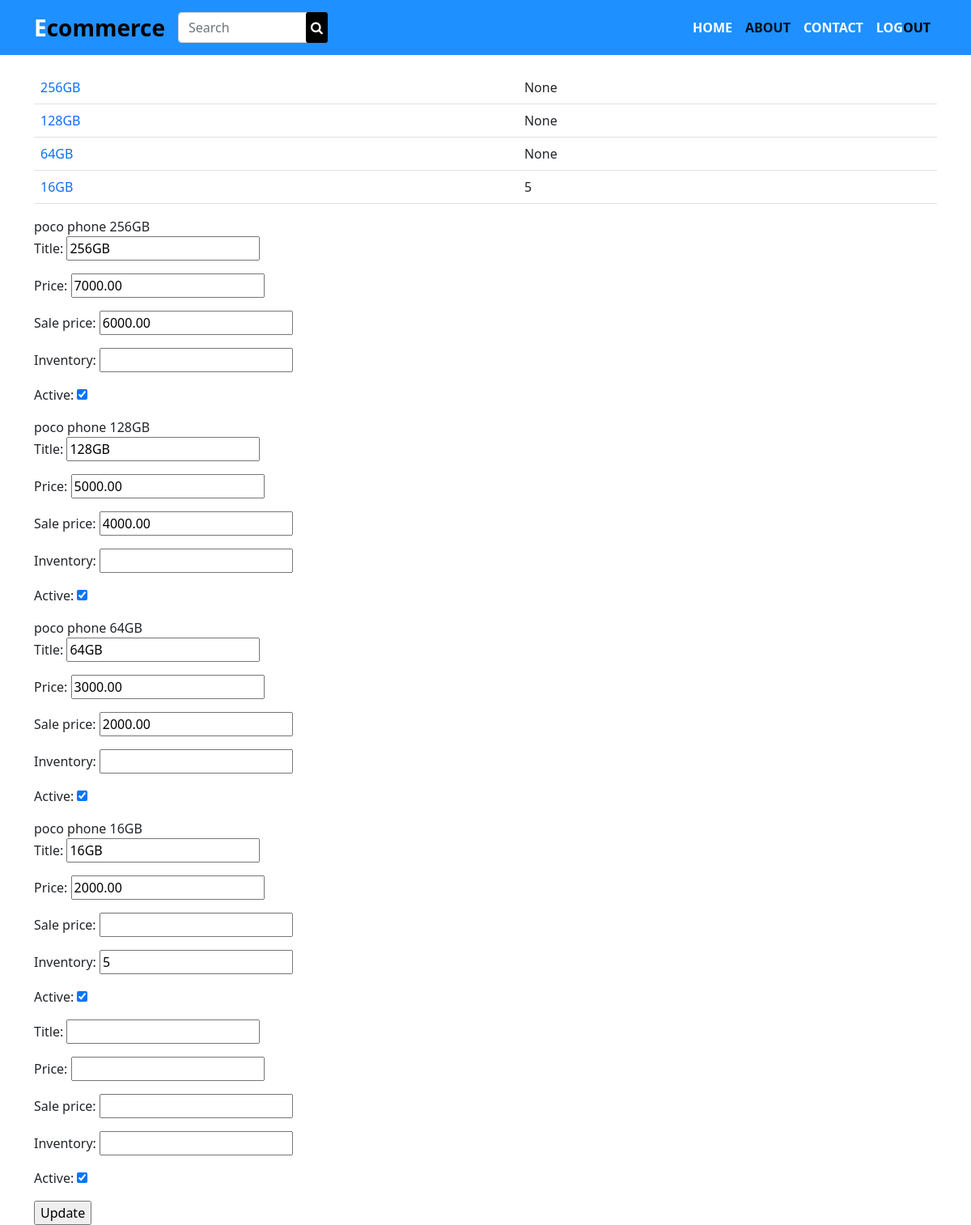
Page /products/1/inventory/ on the committed database.
### products/models.py (models this page shows, shortened)
class Variation(models.Model):
    product = models.ForeignKey(Product, on_delete=models.CASCADE)
    title = models.CharField(max_length=120)
    price =models.DecimalField(decimal_places=2, max_digits=10)
    sale_price =models.DecimalField(decimal_places=2, max_digits=10, null=True, blank=True)
    active = models.BooleanField(default=True)
    inventory = models.IntegerField(blank=True, null=True)
    def get_absolute_url(self):
        return self.product.get_absolute_url()

class Product(models.Model):
    title = models.CharField(max_length=120)
    description =models.TextField(blank=True, null=True)
    price =models.DecimalField(decimal_places=2, max_digits=10)
    active = models.BooleanField(default=True)
    def get_absolute_url(self):
        return reverse("products:product_details", kwargs = {"pk": self.pk})

### products/views.py (the view, shortened to what this page needs)
# urls.py: path('<int:pk>/inventory/', VariationListView.as_view(), name='product_inventory'),
class VariationListView(ListView):
    model = Variation
    queryset = Variation.objects.all()
    template_name = 'products/variation_list.html'
    def get_context_data(self, *args, **kwargs):
        context = super(VariationListView, self).get_context_data(*args, **kwargs)
        context["formset"] = VariationInventoryFormSet(queryset=self.get_queryset())
        return context
    def get_queryset(self, *args, **kwargs):
        product_pk = self.kwargs.get("pk")
        if product_pk:
            product = get_object_or_404(Product, pk=product_pk)
            queryset = Variation.objects.filter(product = product)
        return queryset

### products/templates/products/variation_list.html (shortened to what this page needs)
{% extends 'base.html'%}
{% block content %}
<div class="container">
    <table class="table table-hover">
    {% for object in object_list%}
    <tr>
        <td>
            <a href="{{object.get_absolute_url}}" >{{object.title}}</a> <td>{{object.inventory}}</td>
        </td>
    </tr>
    {% endfor %}
    </table>
    <form method="POST" action=""> {% csrf_token %}
        {% for form in formset%}
            {{form.instance.product.title}}
            {{form.instance.title}}
            {{form.as_p}}
        {%endfor%}
    <input type="submit" value="Update" >
    </form>
</div>
{%endblock%}

### templates/base.html (shortened to what this page needs)
{% load static %}
<!DOCTYPE html>
<html lang="en">
    <head>
        <link href=" {% static 'css/bootstrap.min.css' %}" rel="stylesheet" >
        <link href=" {% static 'css/font-awesome.min.css' %}" rel="stylesheet" >
        <link href=" {% static 'css/base.css' %}" rel="stylesheet" >
    </head>
    <body>
      {% include 'navbar.html'%}
      {%block content%}
      {%endblock%}
    </body>
</html>

### templates/navbar.html (shortened to what this page needs)
{% load static %}
<nav class="navbar navbar-expand-lg navbar-light" style="background-color:dodgerblue; ">
    <div class="container">
        <a class="navbar-brand" href="#" >
            <span>e</span><span>commerce</span>
        </a>
        <form class="d-flex" role="search" method="GET" action='{% url "products:product_list" %}'>
            <input class="form-control" type="search" placeholder="Search" aria-label="Search" name="q">
            <button type="submit" style="margin-left: -10px; color: white; background: black; border: none;  border-radius: 10%;"><i class="fa fa-search"></i></button>
          </form>
        <div class="collapse navbar-collapse" id="navbarSupportedContent">
        <ul class="navbar-nav ms-auto mb-2 mb-lg-0">
            <li class="nav-item">
            <a class="nav-link " aria-current="page" href="#">Home</a>
            </li>
            <li class="nav-item">
            <a class="nav-link active" href="#">About</a>
            </li>
            <li class="nav-item">
            <a class="nav-link" href="#">Contact</a>
            </li>
            <li class="nav-item">
            <a class="nav-link" href="#">log<span class="block">out</span></a>
            </li>
        </ul>
        </div>
    </div>
</nav>

### static/css/base.css (style rules this page uses)
.navbar { margin-bottom: 20px; }
.navbar-light .navbar-nav .nav-link { color: #fff; font-weight: bold; text-transform: uppercase; }
.navbar-light .navbar-nav .nav-link span { color: #000; }
.navbar-brand span:first-child { color: #fff; text-transform: uppercase; }
.navbar-brand span { font-size: 28px; color:black; font-weight: bold; }
a { text-decoration: none; }

### rows in the picture
Variation: title "256GB", inventory "None", instance.product "poco phone", instance "256GB"
Variation: title "128GB", inventory "None", instance.product "poco phone", instance "128GB"
Variation: title "64GB", inventory "None", instance.product "poco phone", instance "64GB"
Variation: title "16GB", inventory "5", instance.product "poco phone", instance "16GB"
